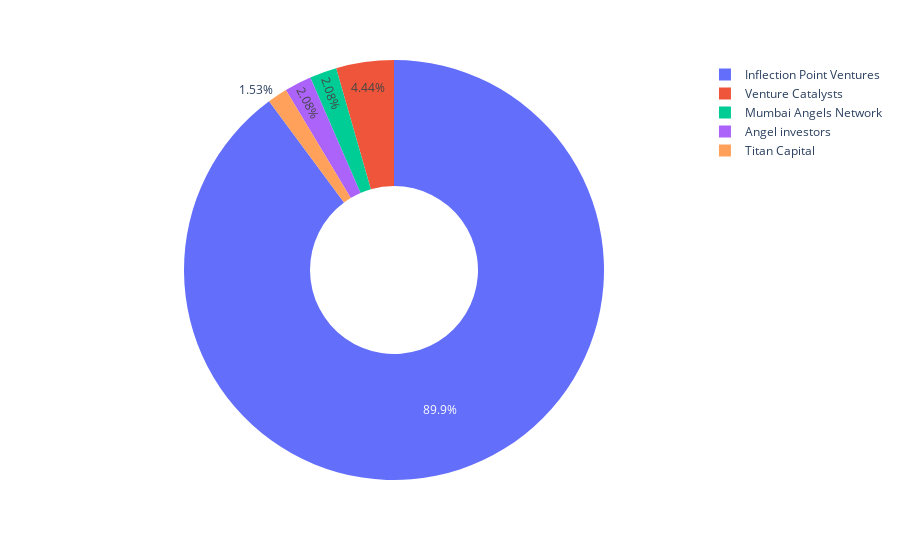

The notebook cell this image was saved under:
### Code cell
# Group the DataFrame by the 'Stage' column and count the occurrences of each stage
Investor_counts = df.groupby('Investor')['Amount'].count().reset_index()

# Sort the counts in descending order and select the top 5 values
Investor_counts = Investor_counts.sort_values(by='Amount', ascending=False).head(5)

# Create the donut chart
fig = px.pie(Investor_counts, values='Amount', names='Investor', hole=.4)

fig.show()

### Figure 1 — Plotly figure (JSON) as saved in the notebook; plotly's stock layout.template omitted (floating-point values rounded to 4 significant figures)
{"data": [{"domain": {"x": [0, 1], "y": [0, 1]}, "hole": 0.4, "hovertemplate": "Investor=%{label}<br>Amount=%{value}<extra></extra>", "labels": ["Inflection Point Ventures", "Venture Catalysts", "Mumbai Angels Network", "Angel investors", "Titan Capital"], "legendgroup": "", "name": "", "showlegend": true, "type": "pie", "values": [647, 32, 15, 15, 11]}], "layout": {"legend": {"tracegroupgap": 0}, "margin": {"t": 60}}}
